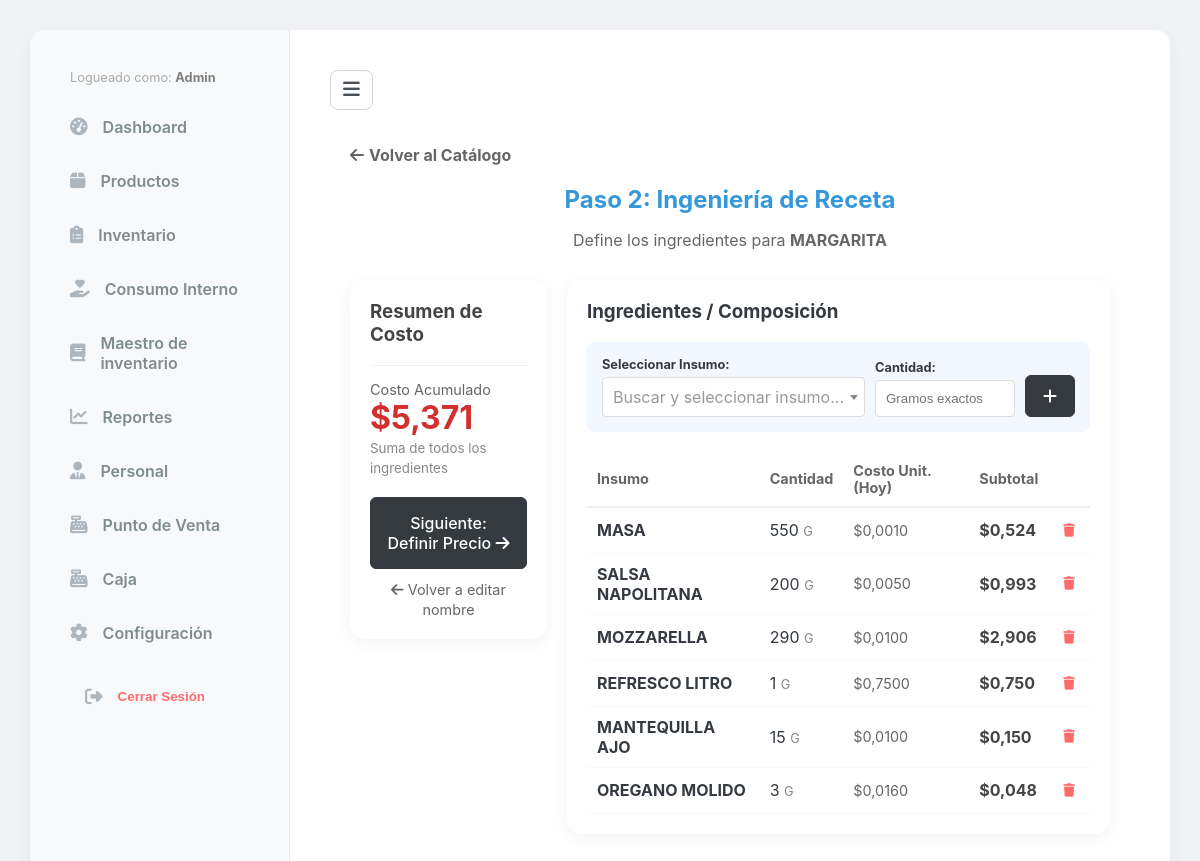
/productos/receta/5/ (signed in), run on an earlier commit of the app's database.
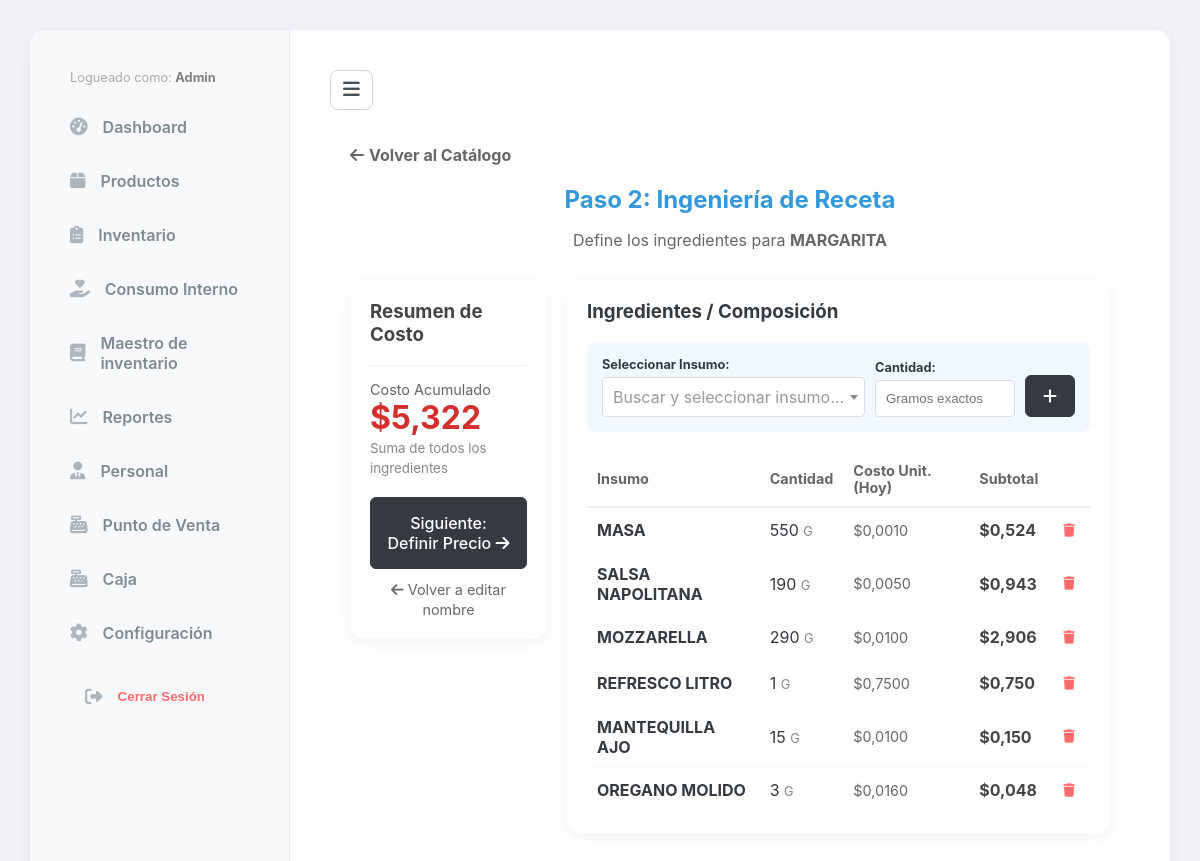
And on a later commit of the database.
### tables/models.py (models this page shows, shortened)
class IngredienteProducto(models.Model):
    producto = models.ForeignKey(Producto, on_delete=models.CASCADE, related_name='ingredientes')
    insumo = models.ForeignKey(Insumo, on_delete=models.PROTECT, verbose_name="Insumo (Inventario)")
    cantidad = models.DecimalField(max_digits=10, decimal_places=4, help_text="Cantidad a descontar del inventario (Ej: 0.200 para 200g)")
    @property
    def costo_parcial(self):
        return self.cantidad * self.insumo.costo_unitario

### inventory/models.py (models this page shows, shortened)
class Insumo(models.Model):
    nombre = models.CharField(max_length=200)
    categoria = models.ForeignKey(CategoriaInsumo, on_delete=models.SET_NULL, null=True)
    unidad = models.ForeignKey(UnidadMedida, on_delete=models.PROTECT, verbose_name="Unidad Base")
    precio_venta_extra = models.DecimalField(max_digits=10, decimal_places=2, default=0.00, verbose_name="Precio de Venta Extra ($)")
    cantidad_porcion_extra = models.DecimalField(max_digits=10, decimal_places=4, default=0.00, help_text="Cantidad a descontar por cada extra vendido (Ej: 0.050 para 50g)")
    peso_standar = models.DecimalField(
        max_digits=12,
        decimal_places=3,
        default=1,
        verbose_name="Peso por Unidad de Compra (Gr/Ml)"
    )
    precio_mercado = models.DecimalField(max_digits=12, decimal_places=2, default=0, verbose_name="Costo de la Unidad ($)")
    merma_porcentaje = models.DecimalField(max_digits=5, decimal_places=2, default=0, verbose_name="% Merma")
    rendimiento = models.DecimalField(
        max_digits=12,
        decimal_places=3,
        default=1,
        verbose_name="Rendimiento (Cantidad Final Producida)"
    )
    costo_unitario = models.DecimalField(max_digits=12, decimal_places=6, default=0, verbose_name="Costo Real x Gramo")
    stock_actual = models.DecimalField(max_digits=12, decimal_places=3, default=0)
    stock_minimo = models.DecimalField(max_digits=12, decimal_places=3, default=500)
    es_insumo_compuesto = models.BooleanField(default=False)
    def __str__(self): return f"{self.nombre}"
    es_extra = models.BooleanField(
        default=False,
        verbose_name="¿Se vende como Extra?",
        help_text="Marca esta casilla si este ingrediente puede ser agregado como extra en un producto."
    )

class UnidadMedida(models.Model):
    nombre = models.CharField(max_length=50)
    codigo = models.CharField(max_length=10)
    factor = models.DecimalField(max_digits=10, decimal_places=4, default=1, help_text="1 para Gramos/ML. 1000 para KG/L.")

### tables/views.py (the view)
# urls.py: path('productos/receta/<int:pk>/', views.recipe_manager, name='recipe_manager'),
@staff_member_required
def recipe_manager(request, pk):
    producto = get_object_or_404(Producto, pk=pk)
    if request.method == 'POST':
        if 'delete_ingrediente' in request.POST:
            ing_id = request.POST.get('delete_ingrediente')
            IngredienteProducto.objects.filter(id=ing_id).delete()
            messages.warning(request, "Ingrediente eliminado.")
            return redirect('recipe_manager', pk=pk)
        form = RecetaProductoForm(request.POST)
        if form.is_valid():
            ingrediente = form.save(commit=False)
            ingrediente.producto = producto
            ingrediente.save()
            messages.success(request, "Ingrediente agregado.")
            return redirect('recipe_manager', pk=pk)
    else:
        form = RecetaProductoForm()
    context = {
        'producto': producto,
        'ingredientes': producto.ingredientes.all(),
        'form': form,
        'costo_total': producto.costo_receta,
    }
    return render(request, 'products/recipe_manager.html', context)

### tables/forms.py
class RecetaProductoForm(forms.ModelForm): # O el nombre que tenga tu formulario de receta
    class Meta:
        model = IngredienteProducto # O tu modelo intermedio
        fields = ['insumo', 'cantidad']
        widgets = {
            'insumo': forms.Select(attrs={'class': 'form-input'}),
            'cantidad': forms.NumberInput(attrs={'class': 'form-input', 'step': '1', 'placeholder': 'Gramos exactos'}),
        }

### core/context_processors.py (called while the page is built)
def configuracion_global(request):
    return {
        'config': Configuracion.get_solo()
    }

### core/models.py (called while the page is built)
    @classmethod
    def get_solo(cls):
        obj, created = cls.objects.get_or_create(id=1)
        return obj

### tables/models.py (called while the page is built)
    @property
    def costo_receta(self):
        total_costo = Decimal('0.00')
        for ingrediente in self.ingredientes.all():
            if ingrediente.insumo:
                total_costo += ingrediente.cantidad * ingrediente.insumo.costo_unitario
        return total_costo

### tables/templates/products/recipe_manager.html (shortened to what the changed rows need)
{% extends 'base.html' %}
{% load static %}
{% block content %}
<link href="https://cdn.jsdelivr.net/npm/select2@4.1.0-rc.0/dist/css/select2.min.css" rel="stylesheet" />
<div style="padding: 20px; max-width: 1200px; margin: 0 auto;">
    <div style="text-align: center; margin-bottom: 30px;">
        <h2 style="color: var(--primary-blue); margin-bottom: 5px;">Paso 2: Ingeniería de Receta</h2>
    </div>
    <div style="display: grid; grid-template-columns: 1fr 2fr; gap: 20px;">
        <div class="card-style" style="height: fit-content; position: sticky; top: 20px;">
            <div style="margin-bottom: 20px;">
                <div style="font-size: 0.9em; color: #666;">Costo Acumulado</div>
                <div style="font-size: 2em; font-weight: bold; color: #d32f2f;">
                    ${{ costo_total|floatformat:-3 }}
                </div>
                <small style="color: #888;">Suma de todos los ingredientes</small>
            </div>
        </div>
        <div class="card-style">
            <table style="width: 100%; border-collapse: collapse;">
                <thead>
                    <tr style="text-align: left; border-bottom: 2px solid #eee; color: #666; font-size: 0.9em;">
                        <th style="padding: 10px;">Insumo</th>
                        <th style="padding: 10px;">Cantidad</th>
                        <th style="padding: 10px;">Costo Unit. (Hoy)</th>
                        <th style="padding: 10px;">Subtotal</th>
                        <th style="padding: 10px;"></th>
                    </tr>
                </thead>
                <tbody>
                    {% for ing in ingredientes %}
                    <tr style="border-bottom: 1px solid #f9f9f9;">
                        <td style="padding: 10px; font-weight: bold;">{{ ing.insumo.nombre }}</td>
                        <td style="padding: 10px;">
                            {{ ing.cantidad|floatformat:0 }} <span style="font-size:0.8em; color:#888;">{{ ing.insumo.unidad.codigo }}</span>
                        </td>
                        <td style="padding: 10px; font-size: 0.9em; color: #666;">
                            ${{ ing.insumo.costo_unitario|floatformat:-4 }}
                        </td>
                        <td style="padding: 10px; font-weight: bold; color: #444;">
                            ${{ ing.costo_parcial|floatformat:-3 }}
                        </td>
                        <td style="padding: 10px; text-align: right;">
                            <form method="POST" onsubmit="return confirm('¿Quitar este ingrediente?');">
                                <button type="submit" style="background: none; border: none; color: #ff6b6b; cursor: pointer; padding: 5px;">
                                    <i class="fas fa-trash"></i>
                                </button>
                            </form>
                        </td>
                    </tr>
                    {% endfor %}
                </tbody>
            </table>
        </div>
    </div>
</div>
{% endblock %}

What changed in the data, as far as the page shows it:
changed IngredienteProducto "SALSA NAPOLITANA": cantidad "200" → "190"; costo_parcial "0,993" → "0,943"
Also different on the page:
{{ costo_total|floatformat:-3 }}: "5,371" → "5,322"
